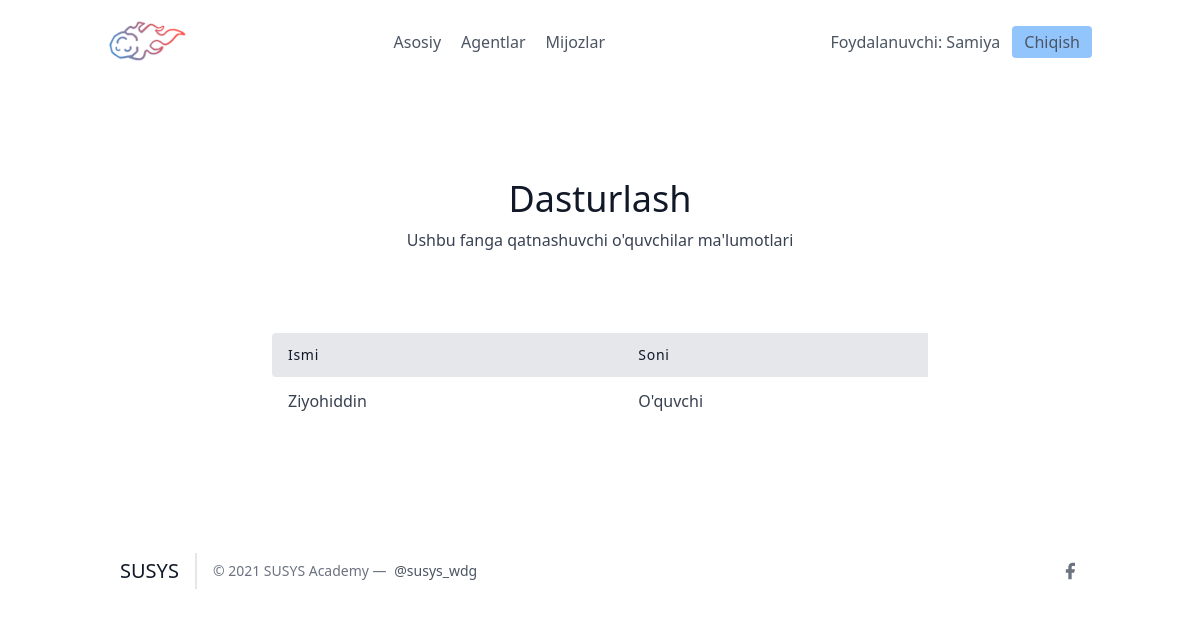
The app's page /leads/categories/1/ (signed in), older data.
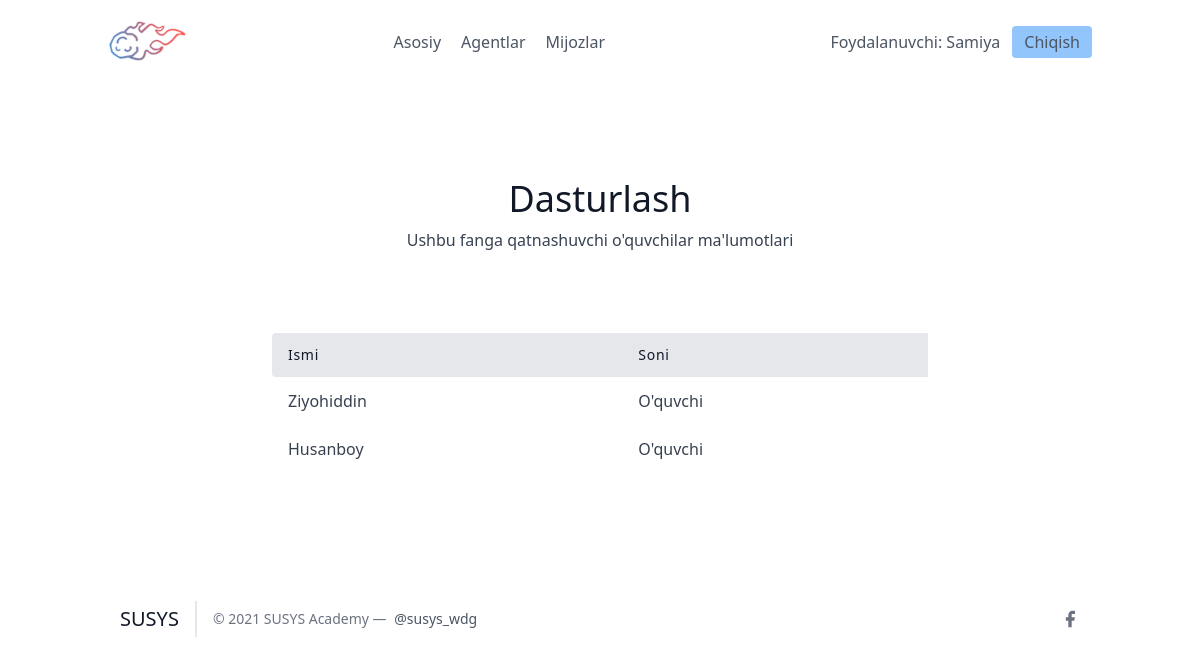
The same page, newer data.
### leads/models.py (models this page shows, shortened)
class Lead(models.Model):
    ismi = models.CharField(max_length=20)
    familiyasi = models.CharField(max_length=20)
    yoshi = models.IntegerField(default=0)
    organisation = models.ForeignKey(UserProfile, on_delete=models.CASCADE)
    agent = models.ForeignKey("Agent", null=True, blank=True, on_delete=models.SET_NULL)
    category = models.ForeignKey("Category", related_name='leads', null=True,  blank=True, on_delete=models.SET_NULL)
    izoh = models.TextField()
    sana = models.DateTimeField(auto_now_add=True)
    telefon = models.CharField(max_length=20)
    email = models.EmailField()

### leads/views.py (the view)
# urls.py: path('categories/<int:pk>/', CategoryDetailView.as_view(), name="category-detail"),
class CategoryDetailView(LoginRequiredMixin, DeleteView):
    template_name = "leads/category_detail.html"
    context_object_name = "category"
    def get_queryset(self):
        user = self.request.user
        if user.is_organisor:
            queryset = Category.objects.filter(
                organisation = user.userprofile
            )
        else:
            queryset = Category.objects.filter(organisation = user.agent.organisation
            )
        return queryset

### leads/templates/leads/category_detail.html
{% extends "base.html" %}
{% block content %}
<section class="text-gray-700 body-font">
    <div class="container px-5 py-24 mx-auto">
      <div class="flex flex-col text-center w-full mb-20">
        <h1 class="sm:text-4xl text-3xl font-medium title-font mb-2 text-gray-900">{{ category.name }}</h1>
        <p class="lg:w-2/3 mx-auto leading-relaxed text-base">
            Ushbu fanga qatnashuvchi o'quvchilar ma'lumotlari
        </p>
      </div>
      <div class="lg:w-2/3 w-full mx-auto overflow-auto">
        <table class="table-auto w-full text-left whitespace-no-wrap">
          <thead>
            <tr>
              <th class="px-4 py-3 title-font tracking-wider font-medium text-gray-900 text-sm bg-gray-200 rounded-tl rounded-bl">Ismi</th>
              <th class="px-4 py-3 title-font tracking-wider font-medium text-gray-900 text-sm bg-gray-200">Soni</th>
            </tr>
          </thead>
          <tbody>
            {% for lead in category.leads.all %}
                <tr>
                    <td class="px-4 py-3">
                      <a class="hover:text-blue-500" href="{% url 'leads:detallar' lead.pk %}">{{ lead.ismi }}</a>
                    </td>
                    <td class="px-4 py-3">O'quvchi</td>
                </tr>
            {% endfor %}
          </tbody>
        </table>
      </div>
    </div>
  </section>
{% endblock content %}

Row changes from the older to the newer data that the page shows:
added Lead: ismi "Husanboy"
